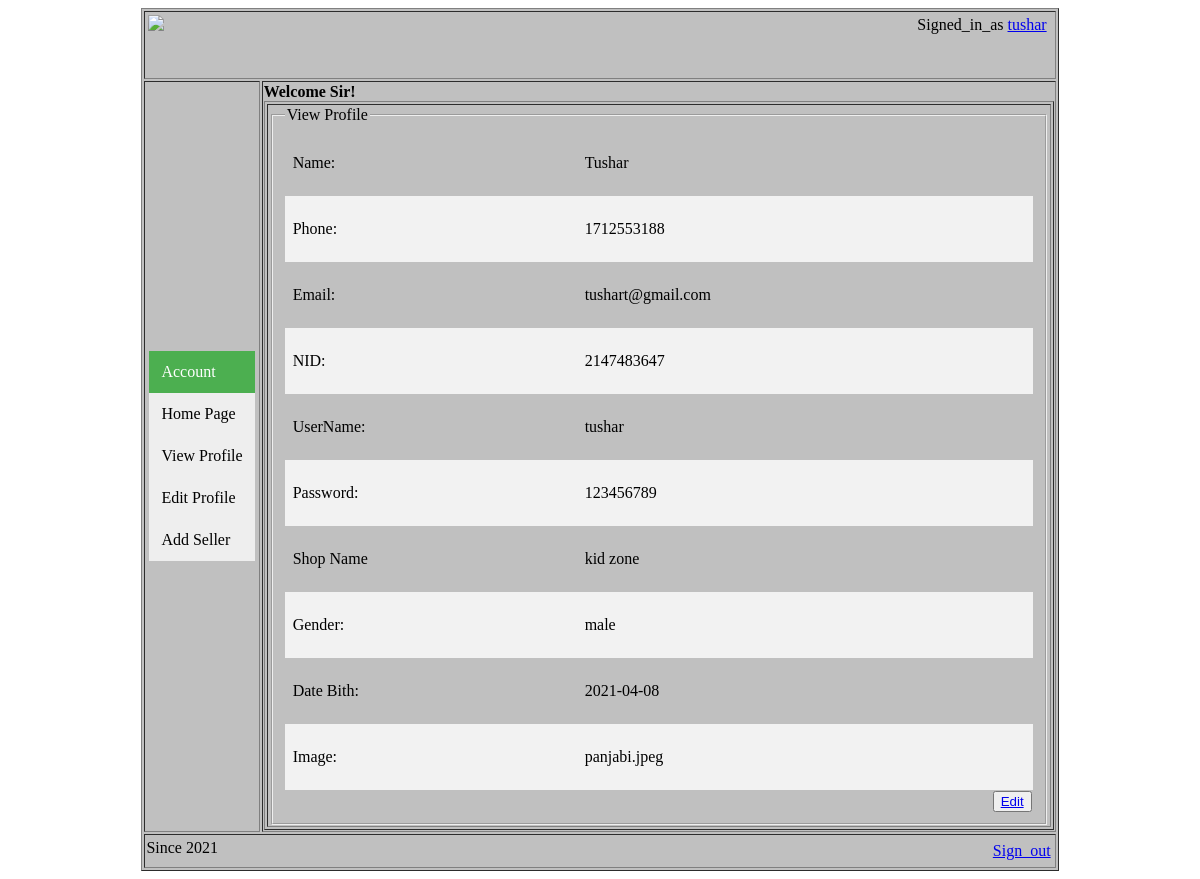
/Admin/view/view_client_prof.php (signed in), run on the app's committed database.
### tables this page shows
CREATE TABLE `client` (
  `id` int(100) NOT NULL,
  `name` varchar(100) NOT NULL,
  `phone` int(100) NOT NULL,
  `email` varchar(100) NOT NULL,
  `nid` int(100) NOT NULL,
  `username` varchar(100) NOT NULL,
  `password` varchar(100) NOT NULL,
  `sname` varchar(100) NOT NULL,
  `gender` varchar(100) NOT NULL,
  `dob` varchar(100) NOT NULL,
  `pic` varchar(100) NOT NULL
);

### Admin/model/query.php (called while the page is built, shortened)
<?php
function get_id($username)
{
    $con= getConnection();
    $sql = "SELECT * FROM client WHERE username='{$username}'";
    $result = mysqli_query($con,$sql);
    return mysqli_fetch_assoc($result);
}
?>

### Admin/view/view_client_prof.php (the view, shortened to what this page needs)
<?php
  require_once('../model/query.php');
  $username = $_SESSION['username'];
  $user=get_id($username);
?>
<!DOCTYPE html>
<html>
<head>
	<link rel="stylesheet" type="text/css" href="../css/style.css">
</head>
<body>
	<form method="post" action="edit_client_prof.php">
	<table border="1" align="center" width="60%">
		<tr>
			<td colspan="2">
             <img src="../pic/logo.png" height="60px" width="320px">
<table  align="right"  >
	<tr>
		<td>
			<label>Signed_in_as</label>
<a href="viewprof.php">
<?php
 echo $_SESSION['username'];
 ?>
	</a>
</td>
<td>
</td>
</td>
</tr>
	</table>
		<tr>
			<td>
				<table>
				<tr>
<td class="vertical-menu">
  <a href="#" class="active">Account</a>
 <a href="sign_in_admin.php">Home&nbspPage</a>
  <a href="view_client_prof.php">View&nbspProfile</a>
 <a href="edit_client_prof.php">Edit&nbspProfile</a>
  <a href="client_reg_form.php">Add Seller</a>
</td>
</tr>
</table>
			<td>
				<b>Welcome Sir!</b> <table align="right"><table>
					<table border="1" align="center" width="790px">
						<tr>
<td>
	<fieldset>
		<legend>View Profile</legend>
 <table align="center" id="table" width="50%" align="center">
   <tr id="tr">
         <td id="td"> Name:</td>
         <td id="td"><p><?php echo $user['name']?></p></td>
          </tr >
          <tr id="tr">
          <td  id="td">Phone:</td>
         <td  id="td"><p><?php echo $user['phone']?></p></td>
          </tr>
          <tr id="tr">
          <td  id="td"> Email:</td>
         <td  id="td"><p><?php echo $user['email']?></p></td>
          </tr>
          <tr id="tr">
          <td  id="td"> NID:</td>
         <td  id="td"><p><?php echo $user['nid']?></p></td>
          </tr>
          <tr id="tr">
          <td  id="td">UserName:</td>
      <td  id="td"><p><?php echo $user['username']?></p> </td>
          </tr>
        <tr id="tr">
          <td  id="td">Password:</td>
            <td  id="td">
              <p><?php echo $user['password']?></p> </td>
          </tr>
       <tr id="tr">
          <td  id="td">Shop Name</td>
            <td  id="td">
              <p><?php echo $user['sname']?></p> </td>
          </tr>
          <tr id="tr">
          <td id="td">Gender:</td>
            <td  id="td">
              <p><?php echo $user['gender']?></p> </td>
          </tr>
       <tr id="tr">
          <td  id="td">Date Bith:</td>
            <td td id="td"><p><?php echo $user['dob']?></p></td>
         </tr>
         <tr id="tr">
          <td id="td">Image:</td>
            <td id="td">
              <p><?php echo $user['pic']?></p> </td>
          </tr>
        <tr id="tr">
           <td colspan="2" style="width: 40%;"align="right"><button><a href="edit_client_prof.php?id=<?php  $id=$_SESSION['id']; ?>">Edit</a></button>
        </td>
      </tr>
 </table>
  </td>
    </tr>
  </tr>
         <tr>
			<td colspan="2" height="30px">
				Since 2021
				<table align="right">
					<td>
			<a href="../controller/logout.php">Sign_out</a>
			</td>
		</tr>
</body>
</html>

### Admin/css/style.css (style rules this page uses)
table { background-color: #C0C0C0; }
.vertical-menu { width: 200px; height: 550px; overflow-y: auto; }
.vertical-menu a { background-color: #eee; color: black; display: block; padding: 12px; text-decoration: none; }
.vertical-menu a.active { background-color: #4CAF50; color: white; }
#table { border-collapse: collapse; width: 100%; }
#th, #td { text-align: left; padding: 8px; }
#tr:nth-child(even) { background-color: #f2f2f2 }

### data on the page
client: name "Tushar", phone "1712553188", email "tushart@gmail.com", nid "2147483647", username "tushar", password "123456789", sname "kid zone", gender "male", dob "2021-04-08", pic "panjabi.jpeg"

### other printed values
$_SESSION['username'] "tushar"
